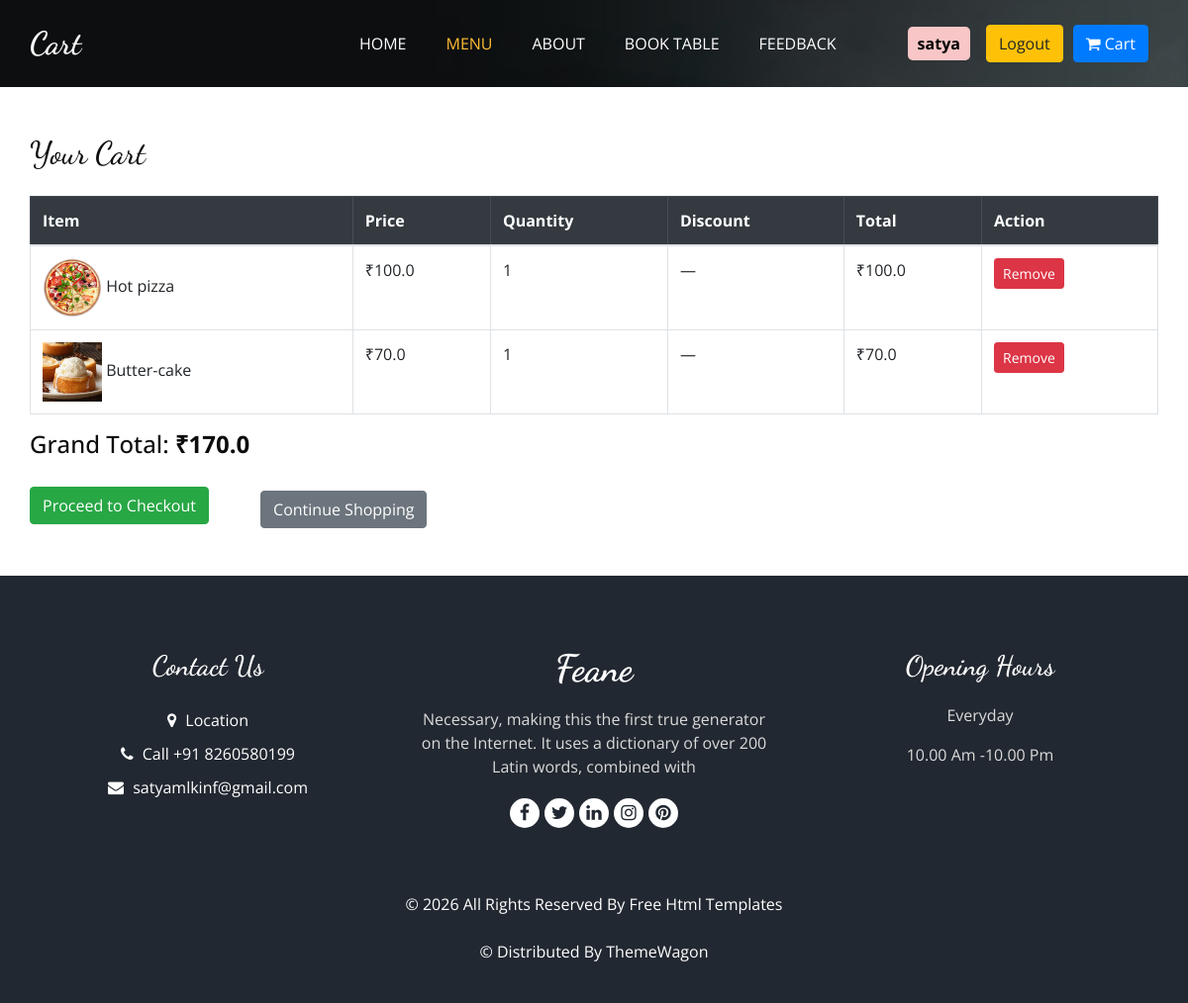
The app's page /cart/ (signed in) with its own data.
### base_app/models.py (models this page shows, shortened)
class Cart(models.Model):
    user =models.ForeignKey(User,related_name='cart',on_delete=models.CASCADE)
    item =models.ForeignKey(Item,related_name='cart_items',on_delete=models.CASCADE)
    quantity =models.PositiveIntegerField(default=1)
    discount_percent =models.PositiveIntegerField(default=0)
    def discounted_price(self):
        if self.discount_percent >0:
            return self.item.price *(100 -self.discount_percent)/100
        return self.item.price
    def total_price(self):
        return self.discounted_price() * self.quantity
    class Meta:
        verbose_name_plural ='Cart'
        unique_together =['user','item']

class Item(models.Model):
    item_name =models.CharField(max_length=40)
    description=models.TextField()
    price =models.FloatField()
    category =models.ForeignKey(Category, related_name='items', on_delete=models.CASCADE)
    image =models.ImageField(upload_to='items/')
    class Meta:
        verbose_name_plural ='Items'

### base_app/views.py (the view)
# urls.py: path('cart/',views.cart_page,name="cart-page"),
def cart_page(request):
    cart_items =Cart.objects.filter(user=request.user).select_related('item')
    total_price =sum(cart.total_price() for cart in cart_items)
    context ={
        'cart_items':cart_items,
        'total_price':total_price
    }
    return render(request,'cart.html',context)

### Templates/cart.html (shortened to what this page needs)
{% extends "base.html" %}
{% block class %}class="sub_page"{% endblock class %}
{% block menu_status %}active{% endblock menu_status %}
{% block main %}
<div class="container mt-5 mb-5">
  <h2 class="mb-4">Your Cart</h2>
  {% if cart_items %}
  <table class="table table-bordered align-middle">
    <thead class="table-dark">
      <tr>
        <th>Item</th>
        <th>Price</th>
        <th>Quantity</th>
        <th>Discount</th>
        <th>Total</th>
        <th>Action</th>
      </tr>
    </thead>
    <tbody>
      {% for cart in cart_items %}
      <tr>
        <td>
          <img src="{{ cart.item.image.url }}" width="60" class="me-2">
          {{ cart.item.item_name }}
        </td>
        <td>
          {% if cart.discount_percent %}
            <small class="text-muted">MRP</small><br>
            <del>₹{{ cart.item.price }}</del><br>
            <strong>₹{{ cart.discounted_price }}</strong>
          {% else %}
            ₹{{ cart.item.price }}
          {% endif %}
        </td>
        <td>{{ cart.quantity }}</td>
        <td>
          {% if cart.discount_percent %}
            {{ cart.discount_percent }}%
          {% else %}
            —
          {% endif %}
        </td>
        <td>
          ₹{{ cart.total_price }}
        </td>
        <td>
    <form method="POST" action="{% url 'remove_from_cart' %}">
      <button type="submit" class="btn btn-danger btn-sm">
        Remove
      </button>
    </form>
  </td>
      </tr>
      {% endfor %}
    </tbody>
  </table>
  <div class="text-end">
    <h4>
      Grand Total: <strong>₹{{ total_price }}</strong>
    </h4>
    <a href="{% url 'checkout' %}" class="btn btn-success mt-3">Proceed to Checkout</a>
    <a href="{% url 'menu' %}"><button class="btn btn-secondary ml-5 mt-4 d-flex-wrap justify-content " data-dismiss="modal">
    Continue Shopping
  </button> </a>
  </div>
  {% else %}
    <div class="alert alert-info">
      Your cart is empty.
    </div>
  {% endif %}
</div>
{% endblock main %}

### Templates/base.html (shortened to what this page needs)
<!DOCTYPE html>
<html>
{% load static %}
<head>
  <link rel="stylesheet" type="text/css" href="{% static 'css/bootstrap.css' %}" />
  <link rel="stylesheet" type="text/css" href="https://cdnjs.cloudflare.com/ajax/libs/OwlCarousel2/2.3.4/assets/owl.carousel.min.css" />
  <link rel="stylesheet" href="https://cdnjs.cloudflare.com/ajax/libs/jquery-nice-select/1.1.0/css/nice-select.min.css" />
  <link href="{% static 'css/font-awesome.min.css' %}" rel="stylesheet" />
  <link href="{% static 'css/style.css' %}" rel="stylesheet" />
  <link href="{% static 'css/responsive.css' %}" rel="stylesheet" />
</head>
 <body {% block class %}{% endblock class %}>
  <div class="hero_area">
    <div class="bg-box">
      <img src="{% static 'images/hero-bg.jpg' %}" alt="">
    </div>
    <header class="header_section">
      <div class="container">
        <nav class="navbar navbar-expand-lg custom_nav-container ">
          <a class="navbar-brand" href="{% url 'home' %}">
  <span>
    {% if request.path == '/' %}
      Burger
    {% elif '/menu' in request.path %}
      Menu
    {% elif '/about' in request.path %}
      About
    {% elif '/feedback' in request.path %}
      Feedback
     {% elif '/book-table' in request.path %}
      Book-table
    {% elif '/cart-page' in request.path %}
      Cart
    {% elif '/login' in request.path %}
      Login
    {% elif '/signup' in request.path %}
      Signup
    {% else %}
      Cart
    {% endif %}
  </span>
          </a>
          <div class="collapse navbar-collapse" id="navbarSupportedContent">
            <ul class="navbar-nav  mx-auto ">
              <li class="nav-item {% block home_status %}{% endblock home_status %}">
                <a class="nav-link" href="{% url 'home'  %}">Home <span class="sr-only">(current)</span></a>
              </li>
              <li class="nav-item {% block menu_status %}{% endblock menu_status %}">
                <a class="nav-link " href="{% url 'menu'  %}">Menu</a>
              </li>
              <li class="nav-item {% block about_status %}{% endblock about_status %}">
                <a class="nav-link" href="{% url 'about'  %}">About</a>
              </li>
              <li class="nav-item {% block table_status %}{% endblock table_status %}">
                <a class="nav-link" href="{% url 'book-table'  %}">Book Table</a>
              </li>
              <li class="nav-item {% block feedback_status %}{% endblock feedback_status %}">
                <a class="nav-link" href="{% url 'feedback'  %}">Feedback</a>
              </li>
            </ul>
            <div class="user_option">
              <div class="user_option">
                 {% if user.is_authenticated %}
                  <span style="background-color: #f8c6c6; color: #000; padding: 5px 10px; border-radius: 5px; font-weight: bold;">
                     {{ user.username }}
                  </span>
                  <form method="post" action="{% url 'logout' %}" style="display:inline;">
  <button type="submit" class="btn ml-3 btn-warning">
    Logout
  </button>
</form>
                  <a href="{% url 'cart-page' %}" class="btn btn-primary">
  <i class="fa fa-shopping-cart"></i> Cart
</a>
                 {% else %}
                  <a href="{% url 'login' %}" class="btn order_online">Login</a>
               {% endif %}
              </div>
            </div>
          </div>
        </nav>
      </div>
    </header>
  </div>
 {% block main %}{% endblock main %}
  <footer class="footer_section">
    <div class="container">
      <div class="row">
        <div class="col-md-4 footer-col">
          <div class="footer_contact">
            <h4>
              Contact Us
            </h4>
            <div class="contact_link_box">
              <a href="">
                <i class="fa fa-map-marker" aria-hidden="true"></i>
                <span>
                  Location
                </span>
              </a>
              <a href="">
                <i class="fa fa-phone" aria-hidden="true"></i>
                <span>
                  Call +91 8260580199
                </span>
              </a>
              <a href="">
                <i class="fa fa-envelope" aria-hidden="true"></i>
                <span>
                  satyamlkinf@gmail.com
                </span>
              </a>
            </div>
          </div>
        </div>
        <div class="col-md-4 footer-col">
          <div class="footer_detail">
            <a href="" class="footer-logo">
              Feane
            </a>
            <p>
              Necessary, making this the first true generator on the Internet. It uses a dictionary of over 200 Latin words, combined with
            </p>
            <div class="footer_social">
              <a href="">
                <i class="fa fa-facebook" aria-hidden="true"></i>
              </a>
              <a href="">
                <i class="fa fa-twitter" aria-hidden="true"></i>
              </a>
              <a href="">
                <i class="fa fa-linkedin" aria-hidden="true"></i>
              </a>
              <a href="">
                <i class="fa fa-instagram" aria-hidden="true"></i>
              </a>
              <a href="">
                <i class="fa fa-pinterest" aria-hidden="true"></i>
              </a>
            </div>
          </div>
        </div>
        <div class="col-md-4 footer-col">
          <h4>
            Opening Hours
          </h4>
          <p>
            Everyday
          </p>
          <p>
            10.00 Am -10.00 Pm
          </p>
        </div>
      </div>
      <div class="footer-info">
        <p>
          &copy; <span id="displayYear"></span> All Rights Reserved By
          <a href="https://html.design/">Free Html Templates</a><br><br>
          &copy;  Distributed By
          <a href="https://themewagon.com/" target="_blank">ThemeWagon</a>
        </p>
      </div>
    </div>
  </footer>
</body>
</html>

### Static/css/style.css (style rules this page uses)
body { font-family: "Open Sans", sans-serif; color: #0c0c0c; background-color: #ffffff; overflow-x: hidden; }
h1, h2 { font-family: 'Dancing Script', cursive; }
a, a:hover, a:focus { text-decoration: none; }
.btn, .btn:focus { outline: none !important; -webkit-box-shadow: none; box-shadow: none; }
.hero_area { position: relative; min-height: 100vh; display: -webkit-box; display: -ms-flexbox; display: flex; -webkit-box-orient: vertical; -webkit-box-direction: normal; -ms-flex-direction: column; flex-direction: column; }
.bg-box { position: absolute; top: 0; left: 0; width: 100%; height: 100%; }
.bg-box img { width: 100%; height: 100%; -o-object-fit: cover; object-fit: cover; }
.sub_page .hero_area { min-height: auto; }
.sub_page .hero_area .bg-box { position: absolute; top: 0; left: 0; width: 100%; height: 100%; }
.sub_page .hero_area .bg-box img { width: 100%; height: 100%; -o-object-fit: cover; object-fit: cover; -o-object-position: right top; object-position: right top; }
.header_section { padding: 15px 0; }
.navbar-brand { font-family: 'Dancing Script', cursive; }
.navbar-brand span { font-weight: bold; font-size: 32px; color: #ffffff; }
.custom_nav-container { padding: 0; }
.custom_nav-container .navbar-nav { padding-left: 18%; }
.custom_nav-container .navbar-nav .nav-item .nav-link { padding: 5px 20px; color: #ffffff; text-align: center; text-transform: uppercase; border-radius: 5px; -webkit-transition: all 0.3s; transition: all 0.3s; }
.custom_nav-container .navbar-nav .nav-item:hover .nav-link, .custom_nav-container .navbar-nav .nav-item.active .nav-link { color: #ffbe33; }
.user_option { display: -webkit-box; display: -ms-flexbox; display: flex; -webkit-box-align: center; -ms-flex-align: center; align-items: center; }
.user_option a { margin: 0 10px; }
.footer_section { background-color: #222831; color: #ffffff; padding: 75px 0 40px 0; text-align: center; }
.footer_section h4 { font-size: 28px; }
.footer_section h4, .footer_section .footer-logo { font-weight: 600; margin-bottom: 20px; font-family: 'Dancing Script', cursive; }
.footer_section p { color: #dbdbdb; }
.footer_section .footer-col { margin-bottom: 30px; }
.footer_section .footer_contact .contact_link_box { display: -webkit-box; display: -ms-flexbox; display: flex; -webkit-box-orient: vertical; -webkit-box-direction: normal; -ms-flex-direction: column; flex-direction: column; }
.footer_section .footer_contact .contact_link_box a { margin: 5px 0; color: #ffffff; }
.footer_section .footer_contact .contact_link_box a i { margin-right: 5px; }
.footer_section .footer-logo { display: block; font-weight: bold; font-size: 38px; line-height: 1; color: #ffffff; }
.footer_section .footer_social { display: -webkit-box; display: -ms-flexbox; display: flex; -webkit-box-pack: center; -ms-flex-pack: center; justify-content: center; margin-top: 20px; margin-bottom: 10px; }
.footer_section .footer_social a { display: -webkit-box; display: -ms-flexbox; display: flex; -webkit-box-pack: center; -ms-flex-pack: center; justify-content: center; -webkit-box-align: center; -ms-flex-align: center; align-items: center; color: #222831; width: 30px; height: 30px; border-radius: 100%; background-color: #ffffff; border-radius: 100%; margin: 0 2.5px; font-size: 18px; }
.footer_section .footer-info { text-align: center; margin-top: 25px; }
.footer_section .footer-info p { color: #ffffff; margin: 0; }
.footer_section .footer-info p a { color: inherit; }

### Static/css/responsive.css (style rules this page uses)
@media (min-width: 1200px) { .container { max-width: 1170px; } }

### records on screen
Cart: item.image (picture), item.item_name "Hot pizza", item.price "100.0", quantity "1", total_price "100.0"
Cart: item.image (picture), item.item_name "Butter-cake", item.price "70.0", quantity "1", total_price "70.0"

### other values on screen
{{ user.username }} "satya"
{{ total_price }} "170.0"
